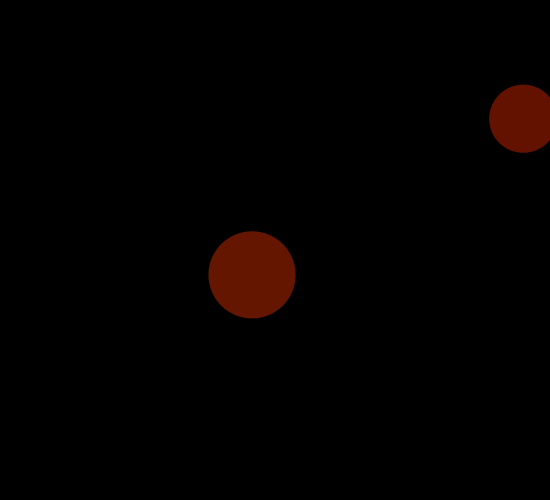
Frame 1 (no input)
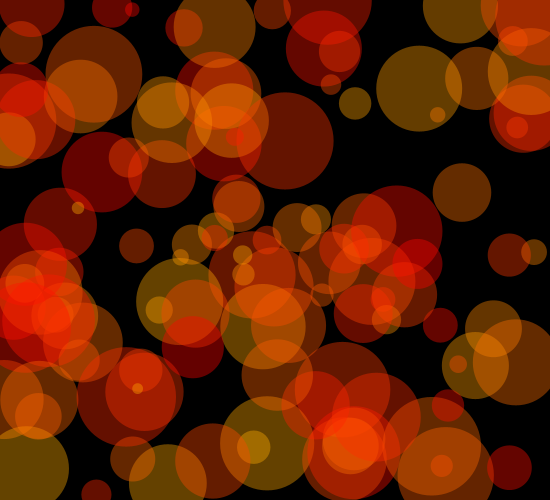
Frame 60 (the mouse pressed at the canvas centre just before this capture)
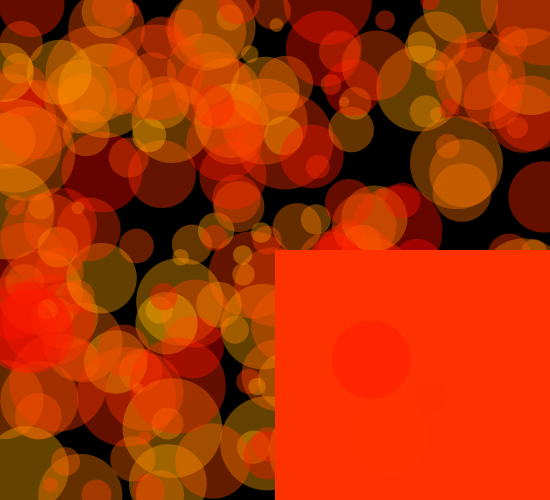
Frame 120 (the mouse held since frame 60 and released just before this capture)

The Processing sketch that drew these frames (run headless with seeded random() and noise(); from frame 60 on, the mouse is pressed at the canvas centre):

// Processing sketch: assignment_3
// ── assignment_3.pde
boolean playing = true;
float circles;

void setup() {
  size(550, 500);
  background(0);
}

void draw() {
  circles=random(10, 100);
  noStroke();
  fill(255, random(0, 180), 0, 100);
  ellipse(random(0, 550), random(0, 500), circles, circles);


  circles=random(10, 100);
  noStroke();
  fill(255, random(0, 180), 0, 100);
  ellipse(random(0, 550), random(0, 500), circles, circles);

  rect(mouseX, mouseY, pmouseX, pmouseY);
}

void keyPressed() {
  /* if playing, change to false
   * other change to true (playing)
   */
  playing = !playing;
  
  if (playing) {
    loop();    
  } else {
    noLoop();
  }
}
